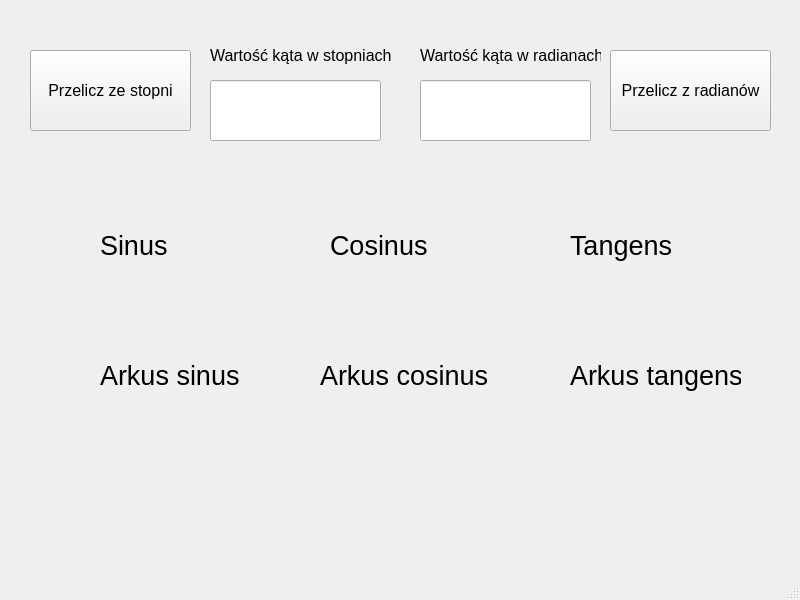
<?xml version="1.0" encoding="UTF-8"?>
<ui version="4.0">
 <class>Dzial4Window</class>
 <widget class="QMainWindow" name="Dzial4Window">
  <property name="geometry">
   <rect>
    <x>0</x>
    <y>0</y>
    <width>800</width>
    <height>600</height>
   </rect>
  </property>
  <property name="windowTitle">
   <string>MainWindow</string>
  </property>
  <widget class="QWidget" name="centralwidget">
   <widget class="QPushButton" name="b1">
    <property name="geometry">
     <rect>
      <x>30</x>
      <y>50</y>
      <width>161</width>
      <height>81</height>
     </rect>
    </property>
    <property name="font">
     <font>
      <pointsize>12</pointsize>
     </font>
    </property>
    <property name="text">
     <string>Przelicz ze stopni</string>
    </property>
   </widget>
   <widget class="QLabel" name="label">
    <property name="geometry">
     <rect>
      <x>210</x>
      <y>40</y>
      <width>191</width>
      <height>31</height>
     </rect>
    </property>
    <property name="font">
     <font>
      <pointsize>12</pointsize>
     </font>
    </property>
    <property name="text">
     <string>Wartość kąta w stopniach</string>
    </property>
   </widget>
   <widget class="QLineEdit" name="stopnie">
    <property name="geometry">
     <rect>
      <x>210</x>
      <y>80</y>
      <width>171</width>
      <height>61</height>
     </rect>
    </property>
    <property name="font">
     <font>
      <pointsize>20</pointsize>
     </font>
    </property>
   </widget>
   <widget class="QLabel" name="label_2">
    <property name="geometry">
     <rect>
      <x>100</x>
      <y>230</y>
      <width>141</width>
      <height>31</height>
     </rect>
    </property>
    <property name="font">
     <font>
      <pointsize>20</pointsize>
     </font>
    </property>
    <property name="text">
     <string>Sinus</string>
    </property>
   </widget>
   <widget class="QLabel" name="sinus">
    <property name="geometry">
     <rect>
      <x>100</x>
      <y>270</y>
      <width>141</width>
      <height>31</height>
     </rect>
    </property>
    <property name="font">
     <font>
      <pointsize>20</pointsize>
     </font>
    </property>
    <property name="text">
     <string/>
    </property>
   </widget>
   <widget class="QLabel" name="label_4">
    <property name="geometry">
     <rect>
      <x>330</x>
      <y>230</y>
      <width>121</width>
      <height>31</height>
     </rect>
    </property>
    <property name="font">
     <font>
      <pointsize>20</pointsize>
     </font>
    </property>
    <property name="text">
     <string>Cosinus</string>
    </property>
   </widget>
   <widget class="QLabel" name="cosinus">
    <property name="geometry">
     <rect>
      <x>320</x>
      <y>270</y>
      <width>121</width>
      <height>31</height>
     </rect>
    </property>
    <property name="font">
     <font>
      <pointsize>20</pointsize>
     </font>
    </property>
    <property name="text">
     <string/>
    </property>
   </widget>
   <widget class="QLabel" name="label_6">
    <property name="geometry">
     <rect>
      <x>570</x>
      <y>230</y>
      <width>121</width>
      <height>31</height>
     </rect>
    </property>
    <property name="font">
     <font>
      <pointsize>20</pointsize>
     </font>
    </property>
    <property name="text">
     <string>Tangens</string>
    </property>
   </widget>
   <widget class="QLabel" name="tangens">
    <property name="geometry">
     <rect>
      <x>570</x>
      <y>270</y>
      <width>121</width>
      <height>31</height>
     </rect>
    </property>
    <property name="font">
     <font>
      <pointsize>20</pointsize>
     </font>
    </property>
    <property name="text">
     <string/>
    </property>
   </widget>
   <widget class="QLabel" name="label_10">
    <property name="geometry">
     <rect>
      <x>420</x>
      <y>40</y>
      <width>181</width>
      <height>31</height>
     </rect>
    </property>
    <property name="font">
     <font>
      <pointsize>12</pointsize>
     </font>
    </property>
    <property name="text">
     <string>Wartość kąta w radianach</string>
    </property>
   </widget>
   <widget class="QLineEdit" name="radiany">
    <property name="geometry">
     <rect>
      <x>420</x>
      <y>80</y>
      <width>171</width>
      <height>61</height>
     </rect>
    </property>
    <property name="font">
     <font>
      <pointsize>20</pointsize>
     </font>
    </property>
   </widget>
   <widget class="QPushButton" name="b2">
    <property name="geometry">
     <rect>
      <x>610</x>
      <y>50</y>
      <width>161</width>
      <height>81</height>
     </rect>
    </property>
    <property name="font">
     <font>
      <pointsize>12</pointsize>
     </font>
    </property>
    <property name="text">
     <string>Przelicz z radianów</string>
    </property>
   </widget>
   <widget class="QLabel" name="arkussinus">
    <property name="geometry">
     <rect>
      <x>100</x>
      <y>400</y>
      <width>151</width>
      <height>31</height>
     </rect>
    </property>
    <property name="font">
     <font>
      <pointsize>20</pointsize>
     </font>
    </property>
    <property name="text">
     <string/>
    </property>
   </widget>
   <widget class="QLabel" name="label_9">
    <property name="geometry">
     <rect>
      <x>100</x>
      <y>360</y>
      <width>151</width>
      <height>31</height>
     </rect>
    </property>
    <property name="font">
     <font>
      <pointsize>20</pointsize>
     </font>
    </property>
    <property name="text">
     <string>Arkus sinus</string>
    </property>
   </widget>
   <widget class="QLabel" name="arkuscosinus">
    <property name="geometry">
     <rect>
      <x>320</x>
      <y>400</y>
      <width>121</width>
      <height>31</height>
     </rect>
    </property>
    <property name="font">
     <font>
      <pointsize>20</pointsize>
     </font>
    </property>
    <property name="text">
     <string/>
    </property>
   </widget>
   <widget class="QLabel" name="label_12">
    <property name="geometry">
     <rect>
      <x>320</x>
      <y>360</y>
      <width>171</width>
      <height>31</height>
     </rect>
    </property>
    <property name="font">
     <font>
      <pointsize>20</pointsize>
     </font>
    </property>
    <property name="text">
     <string>Arkus cosinus</string>
    </property>
   </widget>
   <widget class="QLabel" name="label_13">
    <property name="geometry">
     <rect>
      <x>570</x>
      <y>360</y>
      <width>171</width>
      <height>31</height>
     </rect>
    </property>
    <property name="font">
     <font>
      <pointsize>20</pointsize>
     </font>
    </property>
    <property name="text">
     <string>Arkus tangens</string>
    </property>
   </widget>
   <widget class="QLabel" name="arkustangens">
    <property name="geometry">
     <rect>
      <x>570</x>
      <y>400</y>
      <width>121</width>
      <height>31</height>
     </rect>
    </property>
    <property name="font">
     <font>
      <pointsize>20</pointsize>
     </font>
    </property>
    <property name="text">
     <string/>
    </property>
   </widget>
  </widget>
  <widget class="QMenuBar" name="menubar">
   <property name="geometry">
    <rect>
     <x>0</x>
     <y>0</y>
     <width>800</width>
     <height>21</height>
    </rect>
   </property>
  </widget>
  <widget class="QStatusBar" name="statusbar"/>
 </widget>
 <resources/>
 <connections/>
</ui>
